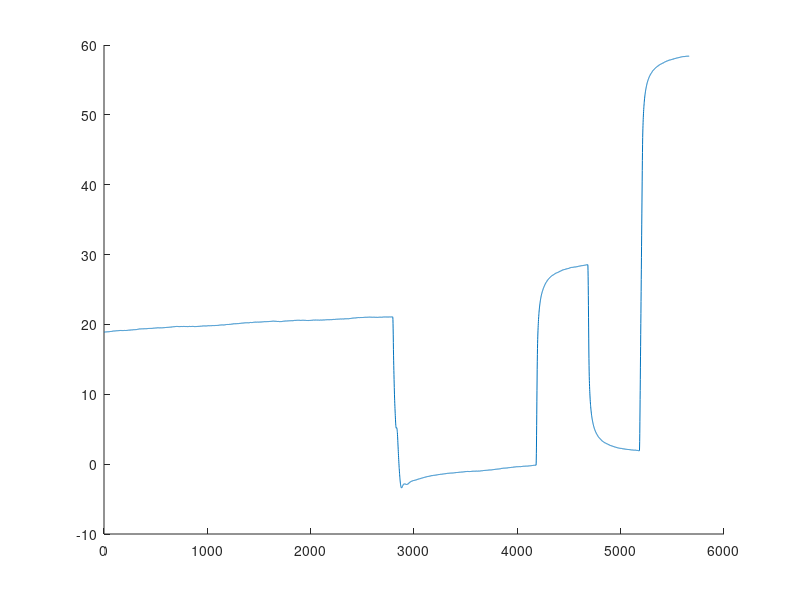

This chart was generated by the following MATLAB code: (Note: this script raises an error after producing the figure.)
clc
clear all
close all


M1 = dlmread('new_test/weight_heading_high.txt');    %VTMPC data
M2 = dlmread('new_test/old_weight.txt');    %VTMPC data

%plot(M1(3948:50:end,19))
%color_point_traj = [0.4980 0.3250 0.85];
color_NMPC =[0 0.9 0.1];
color_NMPC =[0.9 0.1 0];

color_VTNMPC_nw = [0.9100 0.4100 0.1700];
color_VTNMPC_nw = [0 0 1];

color_PAMPC = [0.1 0.9 0.1];
%color_NMPC_nw = [0.2 0.7 0.2];
color_NMPC_nw= [0.1 0.1 0.1];

%plot(M2(2036:50:end,19))



%M1(3948:3948+497,19)=M1(3948:3948+497,19)-30;
%M2(2036:2036+497,19)=M2(2036:2036+497,19)-30;


%M1(3948+497:3948+1505,19)=M1(3948+497:3948+1505,19)-60;
%M2(2036+497:2036+1505,19)=M2(2036+497:2036+1505,19)-60;





%M1(3948+2004:3948+2496,19)=M1(3948+2004:3948+2496,19)-90;
%M2(2036+2004:2036+2496,19)=M2(2036+2004:2036+2496,19)-90;




%plot(M1(3948:3948+497,19))

hold on

%plot(M2(2036:2036+497,19))

hold on 

%plot([1:1:length(M1(3949:3949+497,19))]'/50,M1(3949:3949+497,19),'LineWidth', 3, 'Color',color_PAMPC)
plot(M1(:,19))
hold on

%plot([1:length(M2(1382:1382+497,19))]/50,M2(1382:1382+497,19),'LineWidth', 3, 'Color',color_VTNMPC_nw)

hold on
yline(30,'LineWidth', 3,'Color',[0 0 0])
leg_han = legend('PAMPC','VT-NMPC','Desired Angle');
hold on 
set(leg_han,'FontSize',10,'Location','northeast','Orientation','horizontal');
xlabel('Time [s]');
ylabel('Error in angle [Deg]');
ax_han = gca;
set(ax_han,'FontSize',10)
%xlim([0 10])
ylim([0 31])
grid minor




